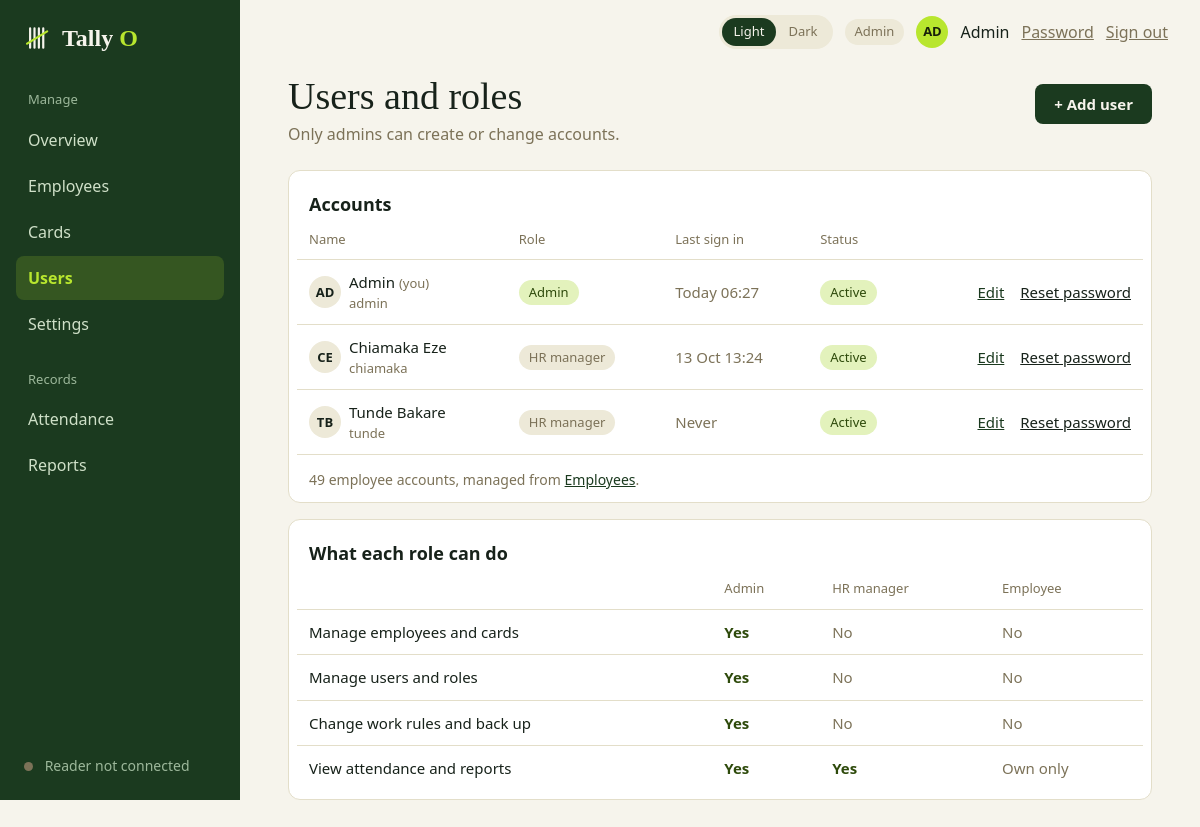
The page /admin/users (signed in) on the database as committed earlier.
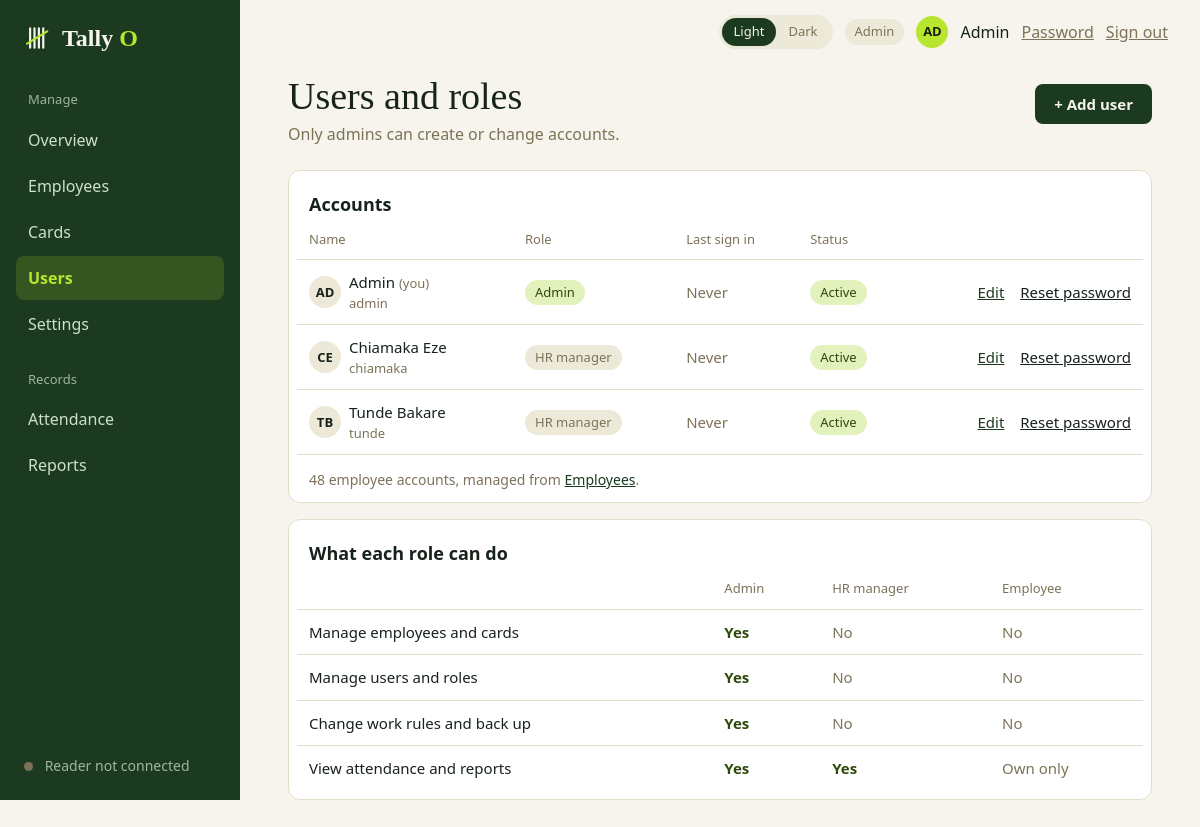
The same page on the database as committed later.
### tables this page shows
CREATE TABLE users (
    id            INTEGER PRIMARY KEY,
    username      TEXT    NOT NULL UNIQUE COLLATE NOCASE,  -- employees use their code
    full_name     TEXT    NOT NULL,
    role          TEXT    NOT NULL CHECK (role IN ('admin', 'hr', 'employee')),
    password_hash TEXT    NOT NULL,
    employee_id   INTEGER UNIQUE REFERENCES employees(id),
    is_active     INTEGER NOT NULL DEFAULT 1 CHECK (is_active IN (0, 1)),
    must_change_password INTEGER NOT NULL DEFAULT 0 CHECK (must_change_password IN (0, 1)),
    last_login_at TEXT,
    -- an employee account must point at an employee; the others must not
    CHECK ((role = 'employee') = (employee_id IS NOT NULL))
);

### admin.py (the view)
@bp.route("/users")
@admin_only
def users():
    conn = db.get_db()
    return render_template(
        "admin_users.html", staff=queries.staff_accounts(conn),
        employee_accounts=queries.employee_account_count(conn),
        me_id=session["user"]["id"], today=date.today().isoformat(), **shell_context("Users"))

### app.py (called while the page is built)
@app.context_processor
def inject_globals():
    return {"APP_NAME": APP_NAME, "APP_TAGLINE": APP_TAGLINE,
            "csrf_token": auth.csrf_token, "safe_url": safe_url,
            "reader": reader.status()}

@app.after_request
def no_store_when_signed_in(response):
    if "user" in session and request.endpoint != "static":
        response.headers["Cache-Control"] = "no-store"
    return response

### auth.py (called while the page is built)
def csrf_token():
    if "csrf" not in session:
        session["csrf"] = secrets.token_hex(16)
    return session["csrf"]

def role_required(*roles):
    def decorator(view):
        @wraps(view)
        @login_required
        def wrapped(*args, **kwargs):
            if session["user"]["role"] not in roles:
                abort(403)
            return view(*args, **kwargs)
        return wrapped
    return decorator

### db.py (called while the page is built)
def get_db():
    if "db" not in g:
        g.db = connect(current_app.config["DATABASE"])
    return g.db

### queries.py (called while the page is built)
def employee_account_count(db):
    return db.execute("SELECT COUNT(*) FROM users WHERE role = 'employee'").fetchone()[0]

### reader.py (called while the page is built)
def status():
    return {"connected": False, "port": None, "label": "Reader not connected"}

### templates/admin_users.html (shortened to what this page needs)
{% extends "app_shell.html" %}
{% block content %}
  <div class="page-head">
    <div>
      <h1 class="page-title">Users and roles</h1>
      <p class="muted mt-1">Only admins can create or change accounts.</p>
    </div>
    <a class="btn" href="{{ url_for('admin.user_new') }}">+ Add user</a>
  </div>
  <div class="card table-card mt-5">
    <h2 class="section-title table-title">Accounts</h2>
    <table class="table">
      <thead><tr><th>Name</th><th>Role</th><th>Last sign in</th><th>Status</th><th></th></tr></thead>
      <tbody>
        {% for u in staff %}
          <tr>
            <td>
              <div class="row">
                <span class="avatar">{{ u.initials }}</span>
                <div>
                  <div>{{ u.full_name }}{% if u.id == me_id %} <span class="muted small">(you)</span>{% endif %}</div>
                  <div class="muted small">{{ u.username }}</div>
                </div>
              </div>
            </td>
            <td>{% if u.role == 'admin' %}<span class="pill pill-ok">Admin</span>{% else %}<span class="pill">HR manager</span>{% endif %}</td>
            <td class="muted">{{ u.last_login_at | when(today) if u.last_login_at else 'Never' }}</td>
            <td>{% if u.is_active %}<span class="pill pill-ok">Active</span>{% else %}<span class="pill pill-bad">Inactive</span>{% endif %}</td>
            <td class="right">
              <a href="{{ url_for('admin.user_edit', user_id=u.id) }}">Edit</a>
              {% if u.is_active %}
                <form class="inline-form row-action" method="post"
                      action="{{ url_for('admin.user_reset_password', user_id=u.id) }}"
                      onsubmit="return confirm('Reset the password for {{ u.full_name|e }}? Their current password will stop working.')">
                  <button class="link-button" type="submit">Reset password</button>
                </form>
              {% endif %}
            </td>
          </tr>
        {% endfor %}
      </tbody>
    </table>
    <p class="table-foot muted">{{ employee_accounts }} employee accounts, managed from <a href="{{ safe_url('admin.employees') }}">Employees</a>.</p>
  </div>
  <div class="card table-card mt-4">
    <h2 class="section-title table-title">What each role can do</h2>
    <table class="table">
      <thead><tr><th></th><th>Admin</th><th>HR manager</th><th>Employee</th></tr></thead>
      <tbody>
        {% for label, admin, hr, emp in (
            ('Manage employees and cards', 'Yes', 'No', 'No'),
            ('Manage users and roles', 'Yes', 'No', 'No'),
            ('Change work rules and back up', 'Yes', 'No', 'No'),
            ('View attendance and reports', 'Yes', 'Yes', 'Own only')) %}
          <tr>
            <td>{{ label }}</td>
            {% for v in (admin, hr, emp) %}<td class="{{ 'yes' if v == 'Yes' else 'muted' }}">{{ v }}</td>{% endfor %}
          </tr>
        {% endfor %}
      </tbody>
    </table>
  </div>
{% endblock %}

Rows that differ between the two databases and show on the page:
changed users "Admin": last_login_at|when "Today 06:27" → "Never"
changed users "Chiamaka Eze": last_login_at|when "13 Oct 13:24" → "Never"
Other text that changed with them:
{{ employee_accounts }}: "49" → "48"
